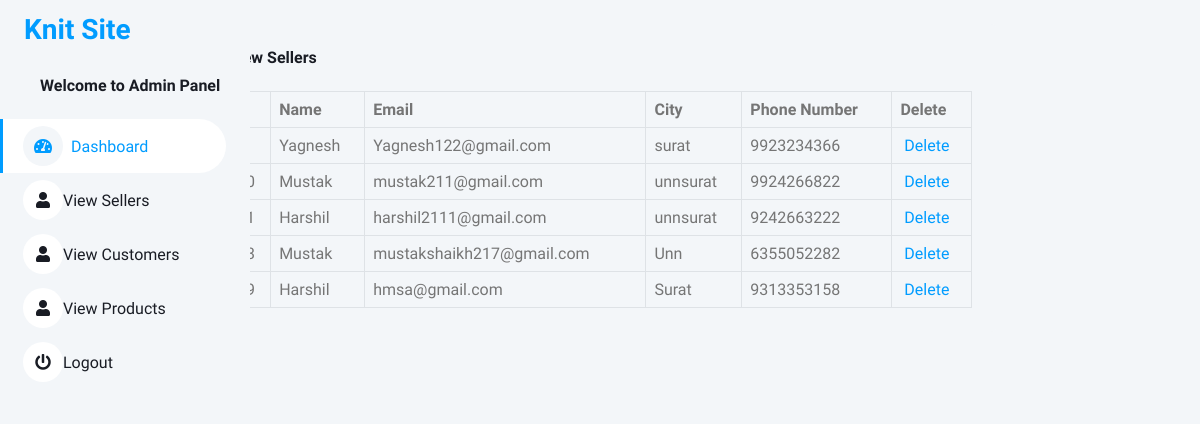
Screenshot of /Admin/view_sellers.php with the database file from the repository.
### tables this page shows
CREATE TABLE `sellerregistration` (
  `SellerId` int(11) NOT NULL,
  `SellerFirstName` varchar(30) NOT NULL,
  `SellerMiddleName` varchar(30) NOT NULL,
  `SellerLastName` varchar(30) NOT NULL,
  `MobileNumber` char(10) NOT NULL,
  `EmailAddress` varchar(30) NOT NULL,
  `UserName` varchar(30) NOT NULL,
  `Password` char(32) NOT NULL,
  `BusinessLocation` varchar(50) NOT NULL,
  `Pincode` int(6) NOT NULL,
  `BusinessType` varchar(20) NOT NULL,
  `CreationDate` datetime NOT NULL,
  `status` varchar(1) NOT NULL DEFAULT '1',
  `businessdoc` varchar(256) DEFAULT NULL
);

### Admin/view_sellers.php (the view, shortened to what this page needs)
<?php
include 'includes/sidebar.php';
include 'includes/db.php';
?>
<div class="container-fluid pt-4 px-4" style="width: 70% !important;">
    <div class="bg-light text-center rounded p-4">
        <div class="d-flex align-items-center justify-content-between mb-4">
            <h6 class="mb-0">View Sellers</h6>
        </div>
        <div class="table-responsive">
            <table class="table text-start align-middle table-bordered table-hover mb-0">
                <thead>
                    <tr>
                        <th>#</th>
                        <th>Name</th>
                        <th>Email</th>
                        <th>City</th>
                        <th>Phone Number</th>
                        <th>Delete</th>
                    </tr>
                </thead>
                <tbody>
                    <?php
                    $get_c = "select * from sellerregistration";
                    $run_c = mysqli_query($con, $get_c);
                    while ($row_c = mysqli_fetch_array($run_c)) {
                        $c_id = $row_c['SellerId'];
                        $c_name = $row_c['SellerFirstName'];
                        $c_email = $row_c['EmailAddress'];
                        $c_city = $row_c['BusinessLocation'];
                        $c_contact = $row_c['MobileNumber'];
                    ?>
                        <tr>
                            <td><?php echo $c_id; ?></td>
                            <td><?php echo $c_name; ?></td>
                            <td><?php echo $c_email; ?></td>
                            <td><?php echo $c_city; ?></td>
                            <td><?php echo $c_contact; ?></td>
                            <td>
                                <a href="delete_sellers.php?delete_sellers=<?php echo $c_id; ?>">
                                    <i class="fa fa-trash-o"></i> Delete
                                </a>
                            </td>
                        </tr>
                    <?php } ?>
                </tbody>
            </table>
        </div>
    </div>
</div>

### rows the page displays
sellerregistration: SellerFirstName "Yagnesh", EmailAddress "Yagnesh122@gmail.com", BusinessLocation "surat", MobileNumber "9923234366"
sellerregistration: SellerFirstName "Mustak", EmailAddress "mustak211@gmail.com", BusinessLocation "unnsurat", MobileNumber "9924266822"
sellerregistration: SellerFirstName "Harshil", EmailAddress "harshil2111@gmail.com", BusinessLocation "unnsurat", MobileNumber "9242663222"
sellerregistration: SellerFirstName "Mustak", EmailAddress "mustakshaikh217@gmail.com", BusinessLocation "Unn", MobileNumber "6355052282"
sellerregistration: SellerFirstName "Harshil", EmailAddress "hmsa@gmail.com", BusinessLocation "Surat", MobileNumber "9313353158"
